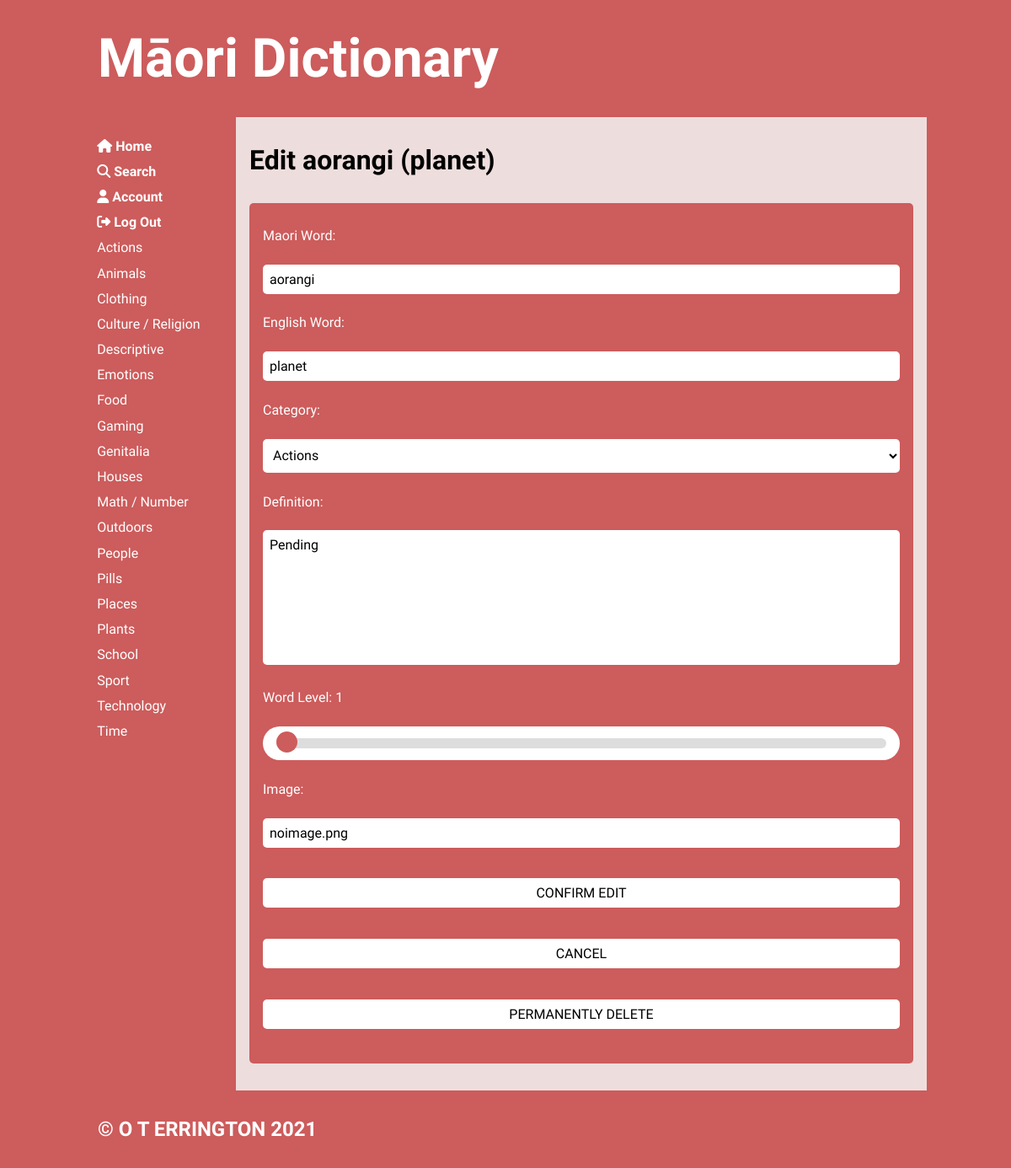
Page /editword/174 (signed in) on the earlier database version.
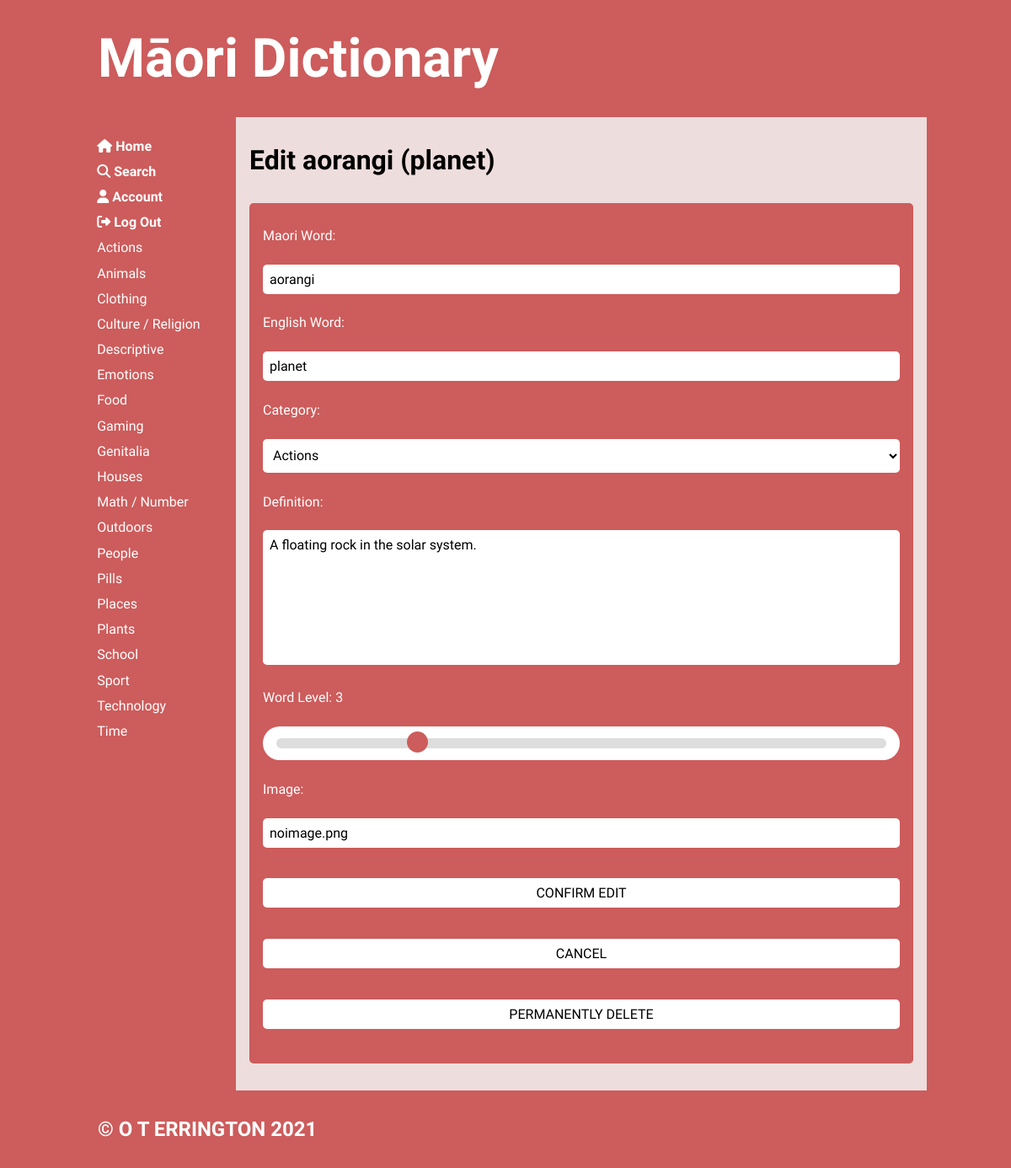
Same page on the later database version.
### tables this page shows
CREATE TABLE "words"
(
	word_id integer
		constraint words_pk
			primary key autoincrement,
	maori varchar(20),
	english varchar(20),
	cat_id integer,
	definition varchar(100),
	word_level integer,
	user_id integer,
	image varchar(50),
	date_added varchar(10)
);

### app.py (the view, shortened to what this page needs)
@app.route('/editword/<word_id>', methods=["GET", "POST"])
def render_editword_page(word_id):
    con = create_connection(DB_NAME)
    query = """SELECT word_id, maori, english, cat_id, definition, word_level, image
            FROM words WHERE word_id=? ORDER BY maori ASC"""
    cur = con.cursor()
    cur.execute(query, (word_id,))  # execute query
    word_list = cur.fetchall()  # put results in list
    if len(word_list) == 0:
        flash('Unknown Word')
        return redirect('/')
    query = """SELECT cat_id, category
    FROM categories
    ORDER BY category ASC"""
    cur = con.cursor()
    cur.execute(query)  # execute query
    cat_list = cur.fetchall()  # put results in list
    con.close()
    return render_template('editword.html', words=word_list, categories=get_categories(),
                           logged_in=is_logged_in(), cat_list=cat_list)

### app.py (called while the page is built)
def create_connection(db_file):
    try:
        connection = sqlite3.connect(db_file)
        return connection
    except Error as e:  # unless there's an error
        print(e)
    return None

def get_categories():
    con = create_connection(DB_NAME)
    query = """SELECT cat_id, category
            FROM categories
            ORDER BY category ASC"""
    cur = con.cursor()
    cur.execute(query)
    category_list = cur.fetchall()
    con.close()
    return category_list

def is_logged_in():
    if session.get("email") is None:
        print("not logged in")
        return False
    else:  # if email isn't empty then user must be logged in
        print("logged in")
        return True

### templates/editword.html (shortened to what this page needs)
{% extends 'base.html' %}
{% block main %}
    {% if logged_in %}
        <h2>Edit {{ words[0][1] }} ({{ words[0][2] }})</h2>
        <form class="dataform" method="post">
            <div>
                <div><label for="maori">Maori Word:</label></div>
                <div><input type="text" name="maori" id="maori" required value="{{ words[0][1] }}"></div>
            </div>
            <div>
                <div><label for="english">English Word:</label></div>
                <div><input type="text" name="english" id="english" required value="{{ words[0][2] }}"></div>
            </div>
            <div>
                <div><label for="cat">Category:</label></div>
                <div>
                    <select name="cat" id="cat" class="categoryselect">
                        {% for cat in cat_list %}
                            <option id="{{ cat[1] }}" value="{{ cat[1] }}">{{ cat[1] }}</option>
                        {% endfor %}
                </select>
                </div>
            </div>
            <div>
                <div><label for="definition">Definition:</label></div>
                <div><textarea name="definition" id="definition" required>{{ words[0][4] }}</textarea></div>
            </div>
            <div>
                <div><label for="word_level">Word Level: <span id="rangeValue">{{ words[0][5] }}</span></label></div>
                <div>
                    <input type="range" min="1" max="10" value="{{ words[0][5] }}"
                            name="word_level" id="word_level" required
                            onChange="rangeSlide(this.value)"
                            onmousemove="rangeSlide(this.value)">
                </div>
            </div>
            <div>
                <div><label for="image">Image:</label></div>
                <div><input type="text" name="image" id="image" required value="{{ words[0][6] }}"></div>
            </div>
            <div>
                <div><input class="button" type="submit" value="CONFIRM EDIT"></div>
            </div>
            <div>
                <div><input class="button" type="button" value="CANCEL" onclick="window.location.href='/word/{{ words[0][0] }}'"></div>
            </div>
            <div>
                <div>
                    <input class="button" type="button" value="PERMANENTLY DELETE" onclick="window.location.href='/confirmdeleteword/{{ words[0][0] }}'">
                </div>
            </div>
        </form>
    {% endif %}
{% endblock %}

Differences in the rows shown:
changed words "aorangi": definition "Pending" → "A floating rock in the solar system."; word_level "1" → "3"
